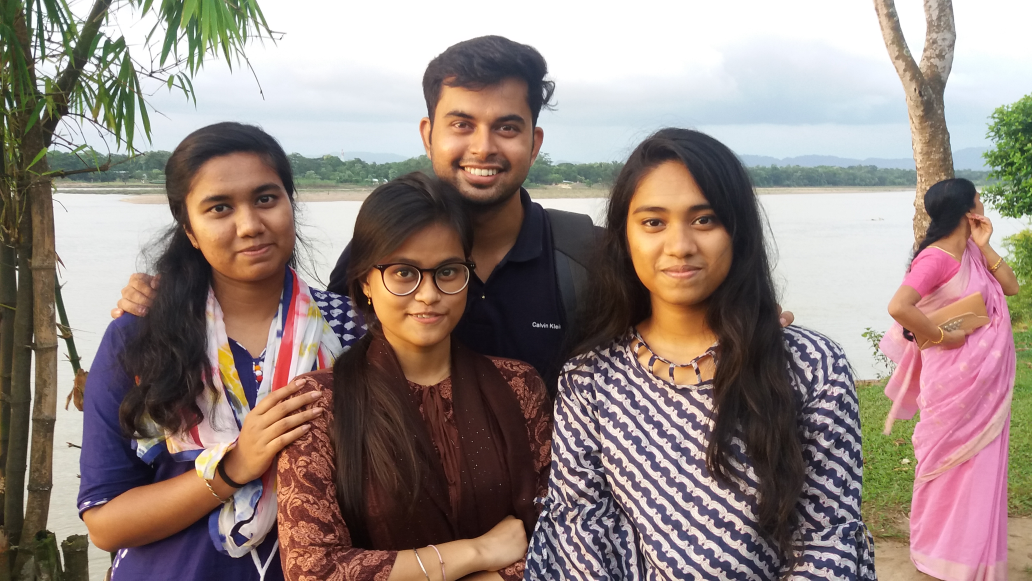
#> input picture PythEnv/20180807_181851.jpg, 4128 x 2322 px (shown at 1/4 size)
$ python basic.py
#> lines starting #> are read from the running program, lines starting #| are printed output that depends on the picture
import cv2
face_cascade=cv2.CascadeClassifier('haarcascade_frontalface_default.xml')

img=cv2.imread('20180807_181851.jpg',1)
#> img is the input picture: shape (2322, 4128, 3); mean B, G, R 126.8, 132.3, 147.9

gray_img=cv2.cvtColor(img, cv2.COLOR_BGR2GRAY)
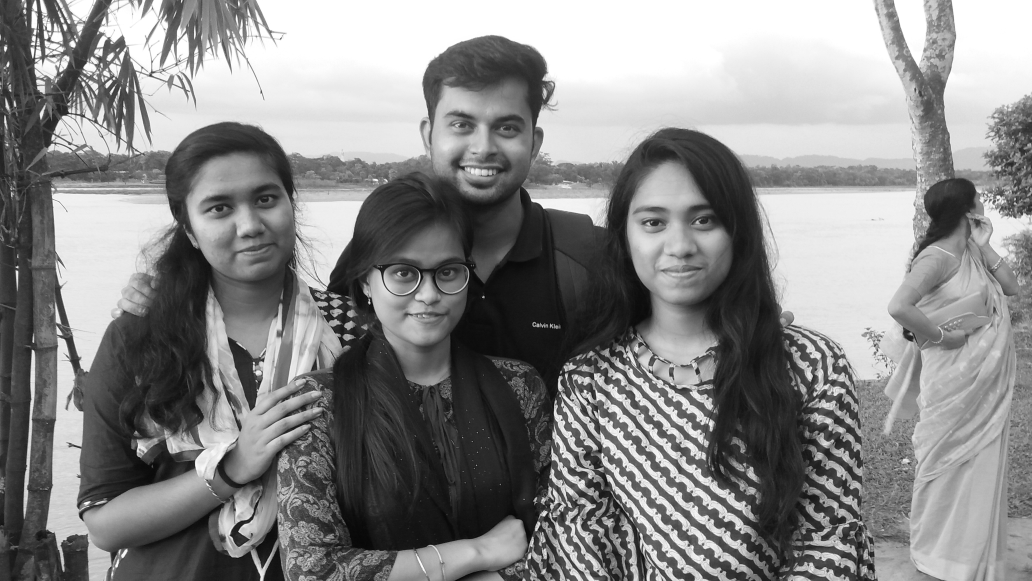
#> gray_img: shape (2322, 4128) (shown at 1/4 size); min 1, max 255, mean 136.3

faces= face_cascade.detectMultiScale(gray_img,1.1,4)
#> faces = 16 rows, first 6: [185, 396, 32, 32], [136, 322, 53, 53], [193, 225, 57, 57], [3975, 779, 54, 54], [1312, 1212, 55, 55], [3388, 1813, 57, 57]

print(type(faces))
#| <class 'numpy.ndarray'>
print(faces)
#> (printed output is left out)

# for x,y,w,h in faces:
#     img=cv2.rectangle(img, (x+y), (x+w,y+h), (255, 0, 0),1)

for (x,y,w,h) in faces:
        cv2.rectangle(img,(x,y),(x+w,y+h),(0,255,0),6)
#> this loop made 16 passes
#> (x, y, w, h) on passes 1 to 12: (185, 396, 32, 32), (136, 322, 53, 53), (193, 225, 57, 57), (3975, 779, 54, 54), (1312, 1212, 55, 55), (3388, 1813, 57, 57), (1173, 1844, 64, 64), (103, 2057, 77, 77), (852, 1636, 98, 98), (3677, 190, 111, 111), (844, 1675, 120, 120), (3963, 2091, 143, 143)
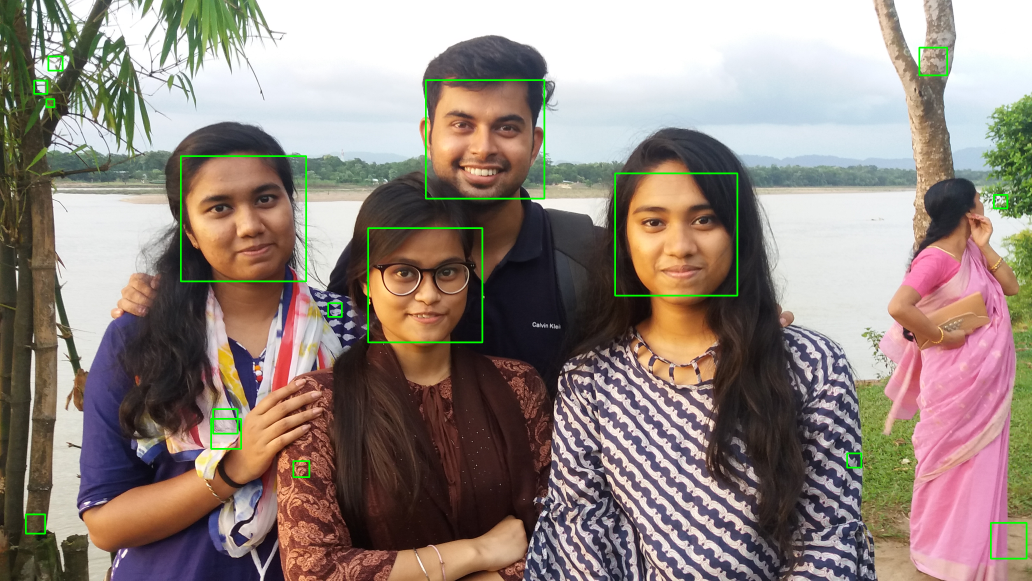
#> img: shape (2322, 4128, 3) (shown at 1/4 size); mean B, G, R 126.1, 133.6, 146.9
resized=cv2.resize(img,(200,200) )
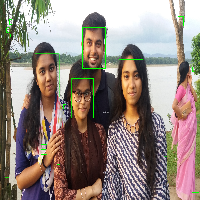
#> resized: shape (200, 200, 3); mean B, G, R 125.8, 133.5, 146.6
cv2.imshow("dia",resized)
cv2.waitKey(0)
cv2.destroyAllWindows()

$ run again, with PythEnv/20181110_165002.jpg copied over PythEnv/20180807_181851.jpg
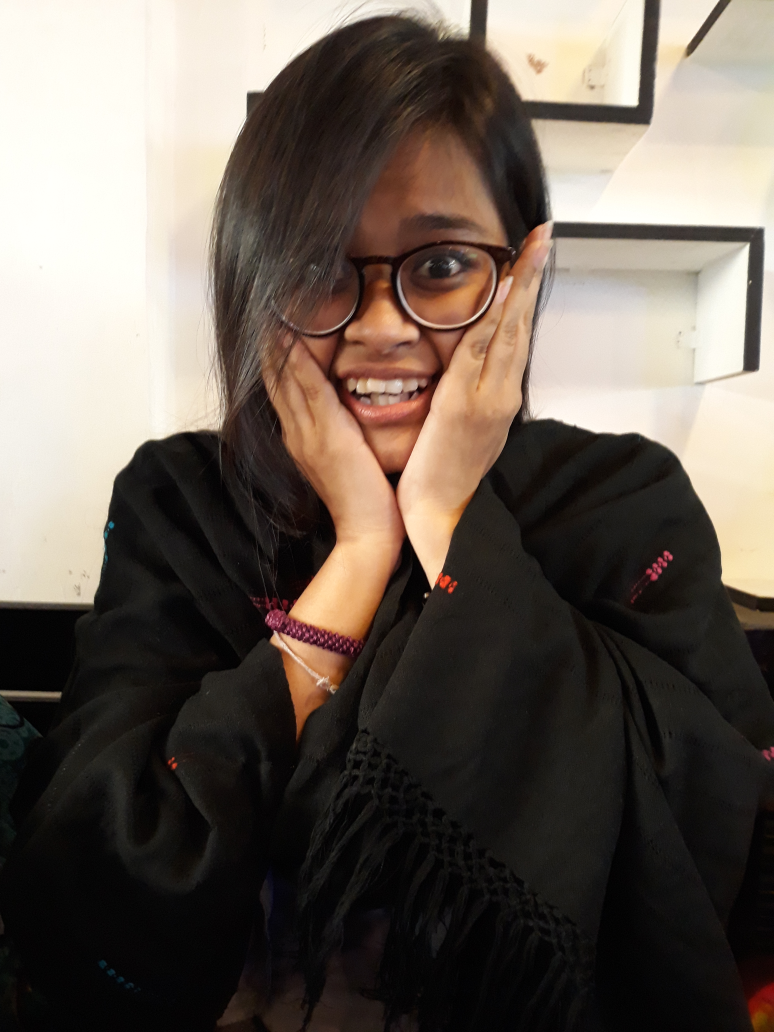
#> input picture PythEnv/20181110_165002.jpg, 3096 x 4128 px (shown at 1/4 size)
#> img is the input picture: shape (4128, 3096, 3); mean B, G, R 85.5, 94.3, 104.5
#> `gray_img=cv2.cvtColor(img, cv2.COLOR_BGR2GRAY)`:
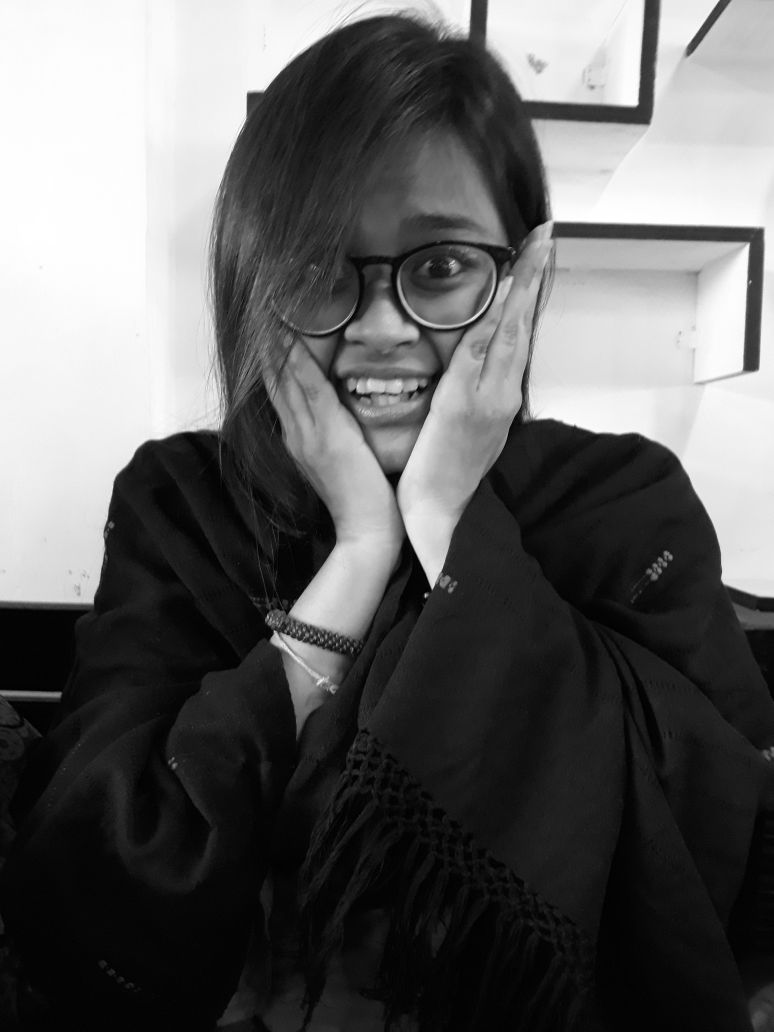
#> gray_img: shape (4128, 3096) (shown at 1/4 size); min 0, max 255, mean 96.4
#> faces = [[430, 2084, 28, 28], [854, 520, 1419, 1419]]
#| <class 'numpy.ndarray'>
#| [[ 430 2084   28   28]
#|  [ 854  520 1419 1419]]
#> the loop `for (x,y,w,h) in faces:` made 2 passes
#> `resized=cv2.resize(img,(200,200) )`:
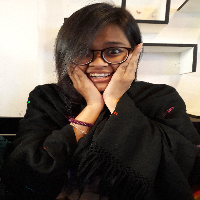
#> resized: shape (200, 200, 3); mean B, G, R 85.4, 94.2, 104.4

$ run again, with PythEnv/tinap saitar.jpg copied over PythEnv/20180807_181851.jpg
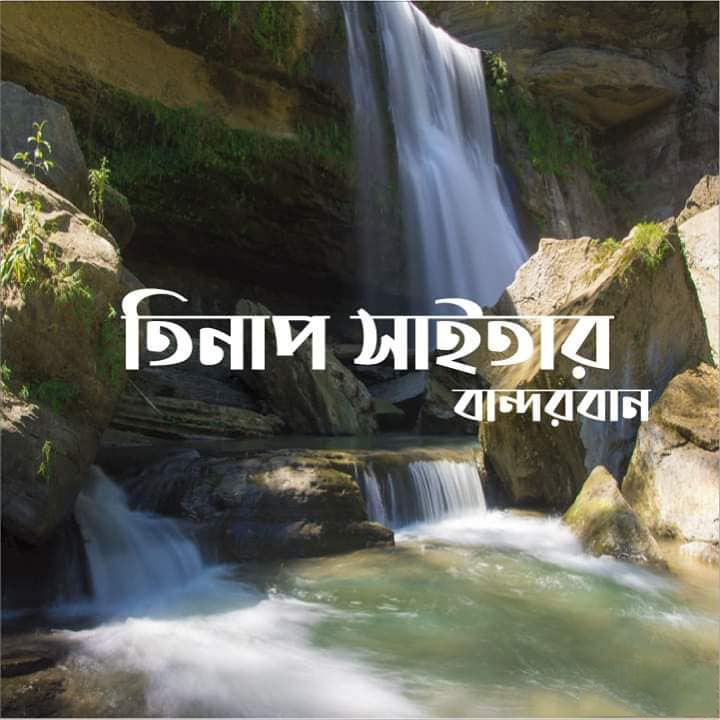
#> input picture PythEnv/tinap saitar.jpg, 720 x 720 px
#> img is the input picture: shape (720, 720, 3); mean B, G, R 87.3, 97.5, 97.3
#> `gray_img=cv2.cvtColor(img, cv2.COLOR_BGR2GRAY)`:
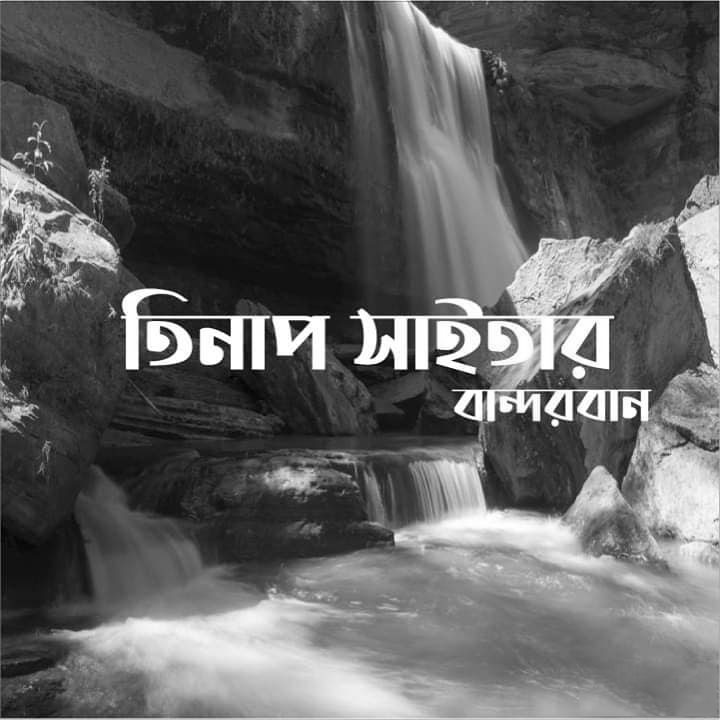
#> gray_img: shape (720, 720); min 0, max 255, mean 96.2
#> faces = ()
#| <class 'tuple'>
#> `resized=cv2.resize(img,(200,200) )`:
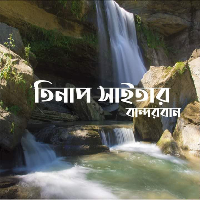
#> resized: shape (200, 200, 3); mean B, G, R 87.1, 97.2, 97

$ run again, with PythEnv/sajek.png saved as PythEnv/20180807_181851.jpg
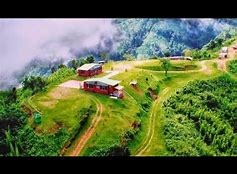
#> input picture PythEnv/sajek.png, 237 x 174 px
#> img is the input picture: shape (174, 237, 3); mean B, G, R 73.4, 109.8, 97.8
#> `gray_img=cv2.cvtColor(img, cv2.COLOR_BGR2GRAY)`:
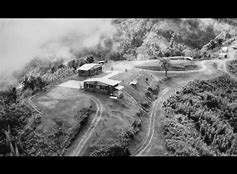
#> gray_img: shape (174, 237); min 0, max 253, mean 102.1
#> faces = ()
#| <class 'tuple'>
#> `resized=cv2.resize(img,(200,200) )`:
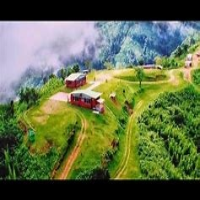
#> resized: shape (200, 200, 3); mean B, G, R 73.3, 109.8, 97.7
